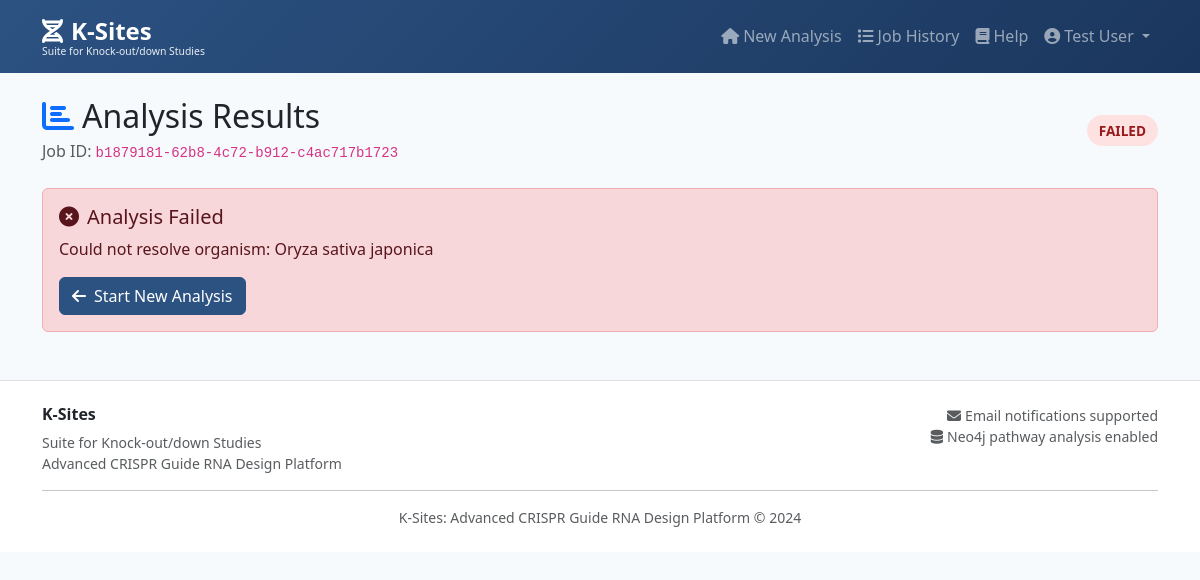
Page /results/b1879181-62b8-4c72-b912-c4ac717b1723 (signed in) on the committed database.
### app.py (models this page shows)
class AnalysisJob(db.Model):
    __tablename__ = 'analysis_jobs'
    id = db.Column(db.String(36), primary_key=True)
    created_at = db.Column(db.DateTime, default=datetime.utcnow)
    updated_at = db.Column(db.DateTime, default=datetime.utcnow, onupdate=datetime.utcnow)
    status = db.Column(db.String(20), default='pending')
    current_step = db.Column(db.String(100))
    progress_percent = db.Column(db.Integer, default=0)
    estimated_completion = db.Column(db.DateTime)
    user_id = db.Column(db.Integer, db.ForeignKey('users.id'), nullable=True)
    user_email = db.Column(db.String(200))
    organism = db.Column(db.String(200), nullable=False)
    taxid = db.Column(db.String(20))
    go_term = db.Column(db.String(20), nullable=False)
    go_term_name = db.Column(db.String(500))
    max_genes = db.Column(db.Integer, default=10)
    max_pleiotropy = db.Column(db.Integer, default=5)
    evidence_filter = db.Column(db.String(20), default='experimental')
    use_graph = db.Column(db.Boolean, default=False)
    predict_phenotypes = db.Column(db.Boolean, default=False)
    selected_databases = db.Column(db.Text)
    total_genes_found = db.Column(db.Integer)
    genes_processed = db.Column(db.Integer)
    total_grnas = db.Column(db.Integer)
    results_path = db.Column(db.String(500))
    error_message = db.Column(db.Text)
    def to_dict(self):
        return {
            'id': self.id,
            'created_at': self.created_at.isoformat() if self.created_at else None,
            'updated_at': self.updated_at.isoformat() if self.updated_at else None,
            'status': self.status,
            'current_step': self.current_step,
            'progress_percent': self.progress_percent,
            'estimated_completion': self.estimated_completion.isoformat() if self.estimated_completion else None,
            'user_id': self.user_id,
            'user_email': self.user_email,
            'organism': self.organism,
            'taxid': self.taxid,
            'go_term': self.go_term,
            'go_term_name': self.go_term_name,
            'max_genes': self.max_genes,
            'max_pleiotropy': self.max_pleiotropy,
            'evidence_filter': self.evidence_filter,
            'use_graph': self.use_graph,
            'predict_phenotypes': self.predict_phenotypes,
            'selected_databases': json.loads(self.selected_databases) if self.selected_databases else [],
            'total_genes_found': self.total_genes_found,
            'genes_processed': self.genes_processed,
            'total_grnas': self.total_grnas,
            'results_path': self.results_path,
            'error_message': self.error_message
        }

### app.py (the view)
@app.route('/results/<job_id>')
@login_required
def view_results(job_id):
    job = AnalysisJob.query.get(job_id)
    if not job:
        return render_template('error.html', message='Job not found'), 404
    return render_template('results.html', job=job.to_dict())

### app.py (called while the page is built)
def login_required(f):
    @wraps(f)
    def decorated_function(*args, **kwargs):
        if 'user_id' not in session:
            return redirect(url_for('login', next=request.url))
        return f(*args, **kwargs)
    return decorated_function

### templates/results.html (shortened to what this page needs)
{% extends "base.html" %}
{% block content %}
<div class="d-flex justify-content-between align-items-center mb-4">
    <div>
        <h2 class="mb-1">
            <i class="fas fa-chart-bar me-2 text-primary"></i>Analysis Results
        </h2>
        <p class="text-muted mb-0">Job ID: <code>{{ job.id }}</code></p>
    </div>
    <div>
        <span class="status-badge status-{{ job.status }}" id="statusBadge">
            {{ job.status|upper }}
        </span>
    </div>
</div>
<div id="errorState" class="alert alert-danger" style="display: {{ 'block' if job.status == 'failed' else 'none' }};">
    <h5><i class="fas fa-times-circle me-2"></i>Analysis Failed</h5>
    <p id="errorMessage">{{ job.error_message }}</p>
    <a href="/" class="btn btn-primary">
        <i class="fas fa-arrow-left me-2"></i>Start New Analysis
    </a>
</div>
{% endblock %}

### templates/base.html (style rules this page uses)
:root { --primary-color: #2c5282; --secondary-color: #48bb78; --accent-color: #ed8936; --bg-light: #f7fafc; }
body { font-family: 'Segoe UI', Tahoma, Geneva, Verdana, sans-serif; background-color: var(--bg-light); }
.btn-primary { background-color: var(--primary-color); border-color: var(--primary-color); }
.status-badge { padding: 6px 12px; border-radius: 20px; font-size: 0.85rem; font-weight: 600; }
.status-failed { background-color: #fee2e2; color: #991b1b; }

### rows in the picture
AnalysisJob: id "b1879181-62b8-4c72-b912-c4ac717b1723", status "FAILED", error_message "Could not resolve organism: Oryza sativa japonica"

### other values in the picture
{{ session.get('user_name', 'User') }} "Test User"
